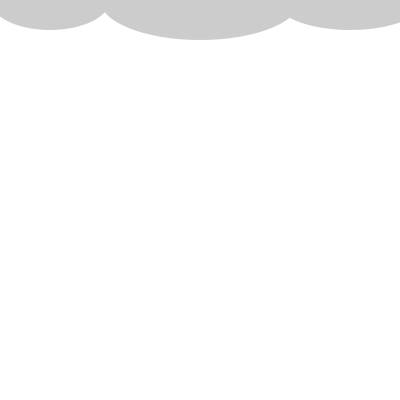
Frame 1 (no input)
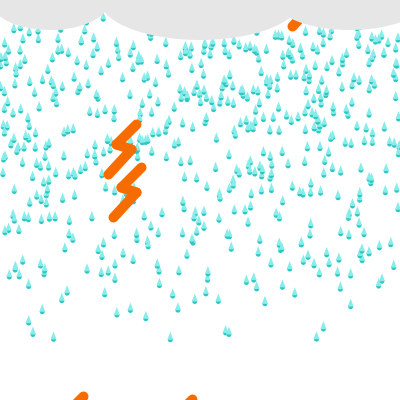
Frame 60 (the mouse pressed at the canvas centre just before this capture)
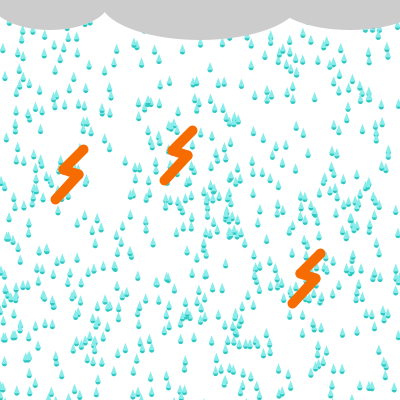
Frame 120 (the mouse held since frame 60 and released just before this capture)

The Processing sketch that drew these frames (run headless with seeded random() and noise(); from frame 60 on, the mouse is pressed at the canvas centre):

// Processing sketch: Alonso_ejercicio2
// ── Alonso_ejercicio2.pde
//Variables
Gota[] gotas = new Gota[1000];//cantidad de gotas que quiero
Rayo[] rayos = new Rayo[5];
int i;
void setup(){
  size(400,400);
 for (int i=0; i < gotas.length; i++){
  gotas[i]=new Gota();
  }
  for(int i=0; i< rayos.length; i++){
    rayos[i]=new Rayo();
  }
}


void draw(){
  background(255);
  for (int i=0; i < gotas.length; i++){
  gotas[i].caer();
  gotas[i].mostrar();
  }  
  for(int i=0; i<rayos.length;i++){
    rayos[i].caer();
    rayos[i].mostrar();
  }
  //Figura de nube para la tormenta
  noStroke();
  fill(random(150,255)); 
  ellipse(width/2,0,200,80);
  ellipse(50,0,120,60);
  ellipse(350,0,150,60);
}
// ── Gota.pde
class Gota {
float x = random(width);
float y = random(-400,0);
float yvelocidad = random(2,6);

void caer(){
y=y+yvelocidad;
if (y>height){
  y=random(-400,0); //esta regla hace que se creen infinitas gotas
}
}
void mostrar(){

noStroke();
line(x,y,x,y+10);
fill(46,200,194); //color celeste más oscuro
ellipse(x,y+8,5,5); //parte redondeada de la gota
fill(135,236,234); //color celeste más claro
triangle(x,y,x+3,y+8,x-3,y+8); //punta de la gota
}
}
// ── Rayo.pde
class Rayo{
float x = random(width);
float y = random(-400,0);
float yvelocidad = random(4,8);

void caer(){
y=y+yvelocidad;
if (y>height){
  y=random(-400,0); //esta regla hace que se creen muchos rayos
}
}
void mostrar(){

stroke(247,108,0);
strokeWeight(10);
fill(random(200,255),random(200,255),0);
line(x,y,x-20,y+20);
line(x-20,y+20,x-5,y+25);
line(x-5,y+25,x-28,y+50);
}
}
